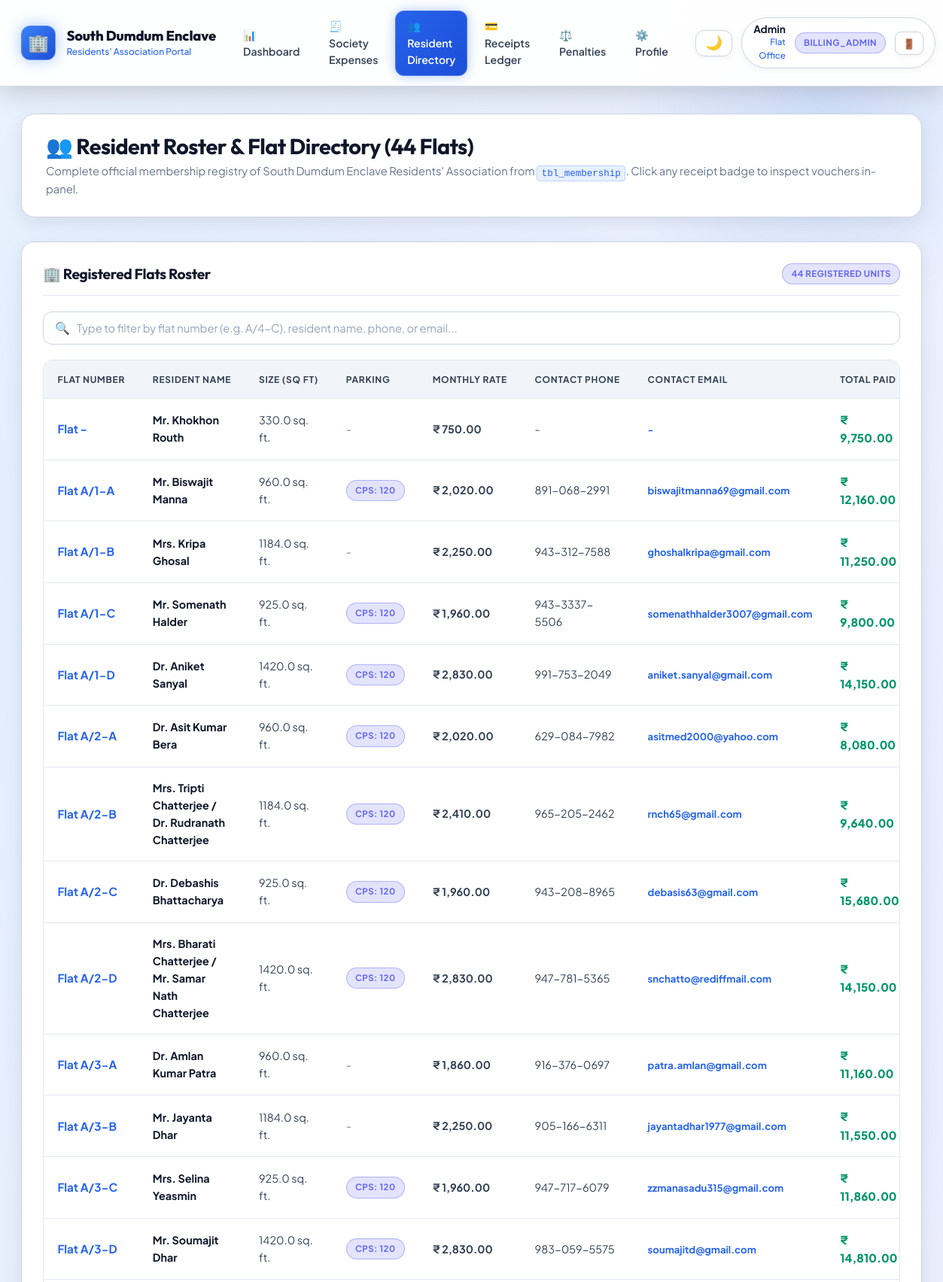
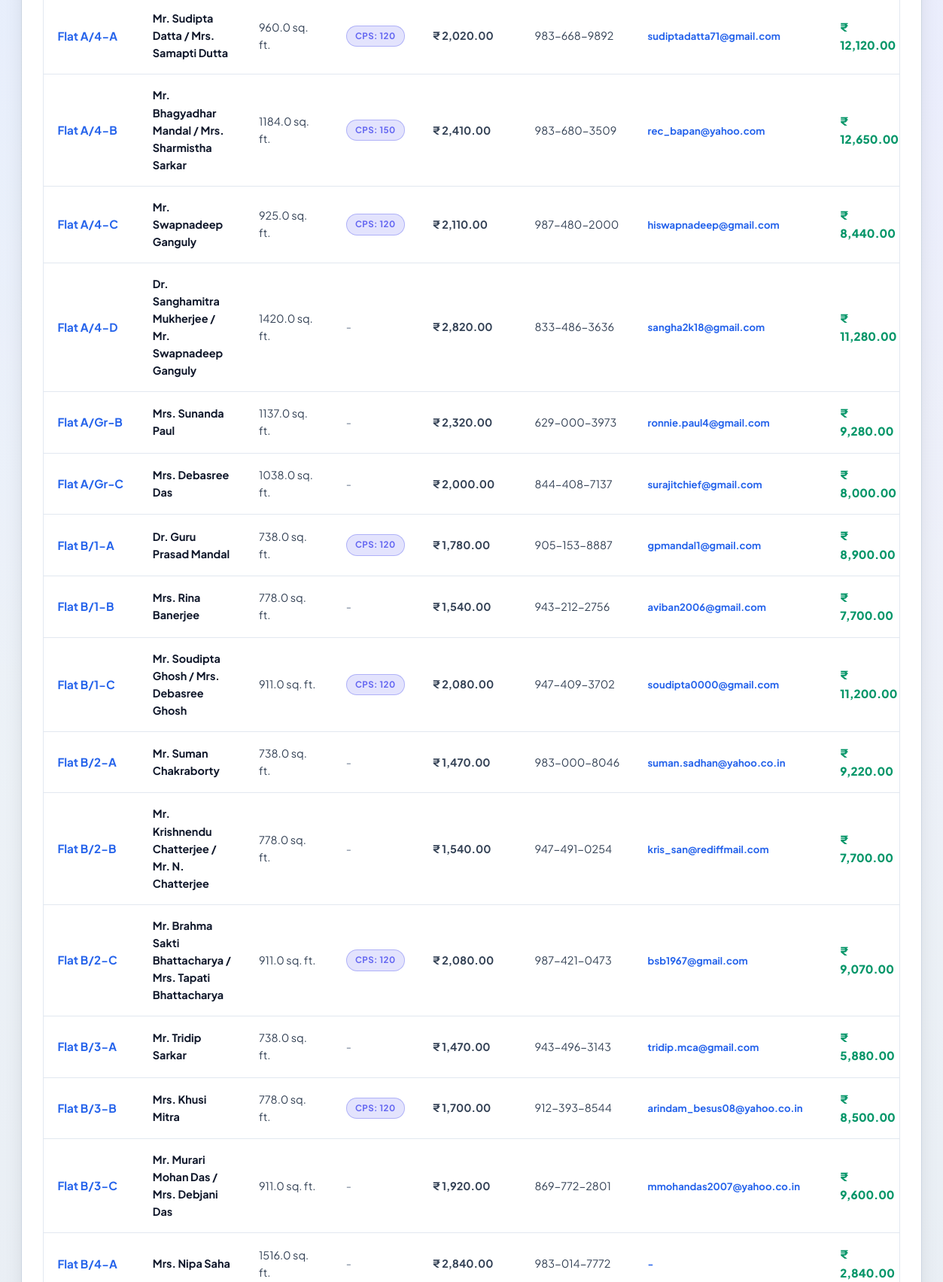
The app's page /admin/members (signed in, upper part) with its own data (2 pictures, top to bottom).
### tables this page shows
CREATE TABLE tbl_membership (
    id INTEGER PRIMARY KEY,
    flat_no TEXT NOT NULL,
    member_name TEXT NOT NULL,
    RvsdFlatSize REAL,
    car_parking_space TEXT,
    cps_owner INTEGER,
    tws_owner INTEGER,
    tws_count INTEGER,
    flat_charges REAL,
    common_expenses REAL,
    cps_charges REAL,
    tws_charges REAL,
    capital_fund REAL,
    monthly_charge REAL,
    password_hash TEXT
);

### app.py (the view)
@app.route('/admin/members')
@roles_required('super_admin', 'billing_admin', 'president', 'secretary', 'treasurer', 'caretaker')
def admin_members():
    search_q = request.args.get('q', '').strip()
    query = """
        SELECT m.*,
               c.mobile_num_1, c.mobile_num_2, c.email_1, c.email_2,
               COALESCE(SUM(r.amount), 0) as total_paid,
               COUNT(r.receipt_no) as receipts_count,
               MAX(r.payment_date) as last_payment_date
        FROM tbl_membership m
        LEFT JOIN tbl_mbr_cntct c ON m.flat_no = c.flat_no
        LEFT JOIN tbl_receipts r ON m.flat_no = r.flat_no
    """
    params = []
    if search_q:
        query += " WHERE m.flat_no LIKE %s OR m.member_name LIKE %s OR c.mobile_num_1 LIKE %s OR c.email_1 LIKE %s"
        params.extend([f"%{search_q}%", f"%{search_q}%", f"%{search_q}%", f"%{search_q}%"])
    query += " GROUP BY m.id ORDER BY m.flat_no"
    members = query_db(query, params)
    return render_template('admin_members.html', members=members, search_q=search_q)

### app.py (called while the page is built)
@app.after_request
def set_response_headers(response):
    if request.path.startswith('/static/'):
        response.headers['Cache-Control'] = 'public, max-age=31536000'
    return response

@app.context_processor
def inject_globals():
    user = session.get('user')
    if not isinstance(user, dict):
        user = None
    is_admin = bool(user and (user.get('role') in ADMIN_ROLES or user.get('is_admin', False)))
    is_exec = bool(user and (user.get('role') in EXECUTIVE_ROLES or user.get('is_admin', False)))
    return {
        'config': Config,
        'now': datetime.now(),
        'current_user': user,
        'is_admin': is_admin,
        'is_executive': is_exec,
        'asset_version': '2.1.2'
    }

def roles_required(*allowed_roles):
    def decorator(f):
        @wraps(f)
        def decorated_function(*args, **kwargs):
            user = session.get('user')
            if not user or not isinstance(user, dict):
                session.pop('user', None)
                flash('Please log in to continue.', 'warning')
                return redirect(url_for('login', next=request.url))
            user_role = user.get('role', 'MEMBER')
            is_admin = user.get('is_admin', False)
            if user_role not in allowed_roles and not is_admin:
                flash('Access Denied: You do not have permission to view this resource.', 'danger')
                return redirect(url_for('dashboard'))
            return f(*args, **kwargs)
        return decorated_function
    return decorator

### database.py (called while the page is built, shortened)
def get_sqlite_connection():
    db_path = Config.SQLITE_PATH
    conn = sqlite3.connect(db_path)
    conn.row_factory = sqlite3.Row
    conn.create_function('DATE_FORMAT', 2, sqlite_date_format)
    return conn

def determine_engine():
    global _ENGINE_MODE
    if _ENGINE_MODE is not None:
        return _ENGINE_MODE

def query_db(query, params=None, one=False):
    engine = determine_engine()
    if engine == 'sqlite':
        sqlite_query = re.sub(r'%s', '?', query)
        conn = get_sqlite_connection()
        try:
            cur = conn.cursor()
            if params:
                cur.execute(sqlite_query, params)
            else:
                cur.execute(sqlite_query)
            if one:
                row = cur.fetchone()
                return dict(row) if row else None
            return [dict(r) for r in cur.fetchall()]
        finally:
            conn.close()

### templates/admin_members.html (shortened to what this page needs)
{% extends 'base.html' %}
{% block content %}
<div class="page-header">
    <div class="page-header-title">
        <h2>👥 Resident Roster & Flat Directory (44 Flats)</h2>
        <p>Complete official membership registry of South Dumdum Enclave Residents' Association from <code>tbl_membership</code>. Click any receipt badge to inspect vouchers in-panel.</p>
    </div>
</div>
<div class="card">
    <div class="card-header">
        <h3 class="card-title">🏢 Registered Flats Roster</h3>
        <span id="memberCountBadge" class="badge badge-info">{{ members|length }} Registered Units</span>
    </div>
    <div style="margin-bottom: 1.25rem;">
        <form method="GET" action="{{ url_for('admin_members') }}">
            <div class="live-search-box">
                <span class="search-icon">🔍</span>
                <input type="text" id="memberSearch" name="q" value="{{ search_q or '' }}" class="form-control" placeholder="Type to filter by flat number (e.g. A/4-C), resident name, phone, or email..." data-live-search="#membersTable" data-search-counter="#memberCountBadge" data-clear-btn="clearMemberSearch">
            </div>
        </form>
    </div>
    <div class="table-container">
        <table class="custom-table" id="membersTable">
            <thead>
                <tr>
                    <th>Flat Number</th>
                    <th>Resident Name</th>
                    <th>Size (Sq Ft)</th>
                    <th>Parking</th>
                    <th>Monthly Rate</th>
                    <th>Contact Phone</th>
                    <th>Contact Email</th>
                    <th>Total Paid</th>
                </tr>
            </thead>
            <tbody>
                {% for m in members %}
                <tr>
                    <td>
                        <strong class="text-highlight-blue" style="font-size: 0.95rem;">Flat {{ m.flat_no }}</strong>
                    </td>
                    <td>
                        <strong class="text-main">{{ m.member_name }}</strong>
                    </td>
                    <td class="text-secondary">{{ m.RvsdFlatSize or '-' }} sq. ft.</td>
                    <td>
                        {% if m.cps_owner %}
                        <span class="badge badge-info">CPS: {{ m.car_parking_space }}</span>
                        {% else %}
                        <span class="text-muted">-</span>
                        {% endif %}
                    </td>
                    <td>
                        <strong class="text-secondary">₹ {{ "{:,.2f}".format(m.monthly_charge or 0) }}</strong>
                    </td>
                    <td class="text-secondary">
                        {{ m.mobile_num_1 or m.mobile_num_2 or '-' }}
                    </td>
                    <td>
                        <span class="text-highlight-blue" style="font-size: 0.82rem;">{{ m.email_1 or m.email_2 or '-' }}</span>
                    </td>
                    <td>
                        <strong class="text-amount-success" style="font-size: 0.95rem;">₹ {{ "{:,.2f}".format(m.total_paid) }}</strong>
                    </td>
                </tr>
                {% endfor %}
            </tbody>
        </table>
    </div>
</div>
{% endblock %}

### templates/base.html (style rules this page uses)
:root, [data-theme="dark"], html[data-theme="dark"], body[data-theme="dark"] { --font-heading: 'Outfit', -apple-system, BlinkMacSystemFont, 'Segoe UI', Roboto, sans-serif; --font-body: 'Plus Jakarta Sans', -apple-system, BlinkMacSystemFont, 'Segoe UI', Roboto, sans-serif; --primary-50: #eff6ff; --primary-100: #dbeafe; --primary-200: #bfdbfe; --primary-300: #93c5fd; --primary-400: #60a5fa; --primary-500: #3b82f6; --primary-600: #2563eb; --primary-700: #1d4ed8; --primary-800: #1e40af; --primary-900: #1e3a8a; --primary-950: #0f172a; --emerald-500: #10b981; --emerald-600: #059669; --emerald-700: #047857; --amber-500: #f59e0b; --amber-600: #d97706; --amber-700: #b45309; --rose-500: #f43f5e; --rose-600: #e11d48; --rose-700: #be123c; --slate-50: #f8fafc; --slate-100: #f1f5f9; --slate-200: #e2e8f0; --slate-300: #cbd5e1; --slate-400: #94a3b8; --slate-500: #64748b; --slate-600: #475569; --slate-700: #334155; --slate-800: #1e293b; --slate-900: #0f172a; --slate-950: #020617; --radius-sm: 8px; --radius-md: 12px; --radius-lg: 18px; --radius-xl: 26px; --radius-pill: 9999px; --theme-mode: 'dark'; --text-main: #ffffff; --text-secondary: #cbd5e1; --text-muted: #94a3b8; --text-heading: #ffffff; --bg-body: #070b14; --bg-gradient: radial-gradient(circle at 15% 15%, rgba(30, 58, 138, 0.35) 0%, transparent 45%), radial-gradient(circle at 85% 25%, rgba(126, 34, 206, 0.25) 0%, transparent 45%), radial-gradient(circle at 50% 85%, rgba(15, 23, 42, 0.9) 0%, transparent 60%), linear-gradient(180deg, #070b14 0%, #0b1329 50%, #030712 100%); --navbar-bg: rgba(10, 16, 31, 0.88); --navbar-border: rgba(255, 255, 255, 0.1); --surface-card: rgba(15, 23, 42, 0.82); --surface-card-hover: rgba(22, 33, 58, 0.9); --surface-border: rgba(255, 255, 255, 0.1); --surface-border-hover: rgba(59, 130, 246, 0.45); --table-th-bg: rgba(30, 41, 59, 0.88); --table-th-color: #cbd5e1; --table-td-color: #e2e8f0; --table-td-border: rgba(255, 255, 255, 0.06); --form-bg: rgba(15, 23, 42, 0.85); --form-border: rgba(255, 255, 255, 0.15); --form-text: #ffffff; }
:root[data-theme="light"], html[data-theme="light"], body[data-theme="light"], [data-theme="light"] { --theme-mode: 'light'; --text-main: #0f172a; --text-secondary: #334155; --text-muted: #64748b; --text-heading: #0f172a; --bg-body: #f8fafc; --bg-gradient: radial-gradient(circle at 15% 15%, rgba(219, 234, 254, 0.75) 0%, transparent 45%), radial-gradient(circle at 85% 25%, rgba(237, 233, 254, 0.75) 0%, transparent 45%), linear-gradient(180deg, #f8fafc 0%, #edf2f7 50%, #e2e8f0 100%); --navbar-bg: rgba(255, 255, 255, 0.94); --navbar-border: rgba(203, 213, 225, 0.9); --surface-card: #ffffff; --surface-card-hover: #ffffff; --surface-border: #cbd5e1; --surface-border-hover: #2563eb; --table-th-bg: #f1f5f9; --table-th-color: #334155; --table-td-color: #0f172a; --table-td-border: #e2e8f0; --form-bg: #ffffff; --form-border: #cbd5e1; --form-text: #0f172a; }

### records on screen
tbl_membership: flat_no "-", member_name "Mr. Khokhon Routh", RvsdFlatSize "330.0", monthly_charge "750.00", mobile_num_1 "-", email_1 "-", total_paid "9,750.00"
tbl_membership: flat_no "A/1-A", member_name "Mr. Biswajit Manna", RvsdFlatSize "960.0", car_parking_space "120", monthly_charge "2,020.00", mobile_num_1 "891-068-2991", email_1 "biswajitmanna69@gmail.com", total_paid "12,160.00"
tbl_membership: flat_no "A/1-B", member_name "Mrs. Kripa Ghosal", RvsdFlatSize "1184.0", monthly_charge "2,250.00", mobile_num_1 "943-312-7588", email_1 "ghoshalkripa@gmail.com", total_paid "11,250.00"
tbl_membership: flat_no "A/1-C", member_name "Mr. Somenath Halder", RvsdFlatSize "925.0", car_parking_space "120", monthly_charge "1,960.00", mobile_num_1 "943-3337-5506", email_1 "somenathhalder3007@gmail.com", total_paid "9,800.00"
tbl_membership: flat_no "A/1-D", member_name "Dr. Aniket Sanyal", RvsdFlatSize "1420.0", car_parking_space "120", monthly_charge "2,830.00", mobile_num_1 "991-753-2049", email_1 "aniket.sanyal@gmail.com", total_paid "14,150.00"
tbl_membership: flat_no "A/2-A", member_name "Dr. Asit Kumar Bera", RvsdFlatSize "960.0", car_parking_space "120", monthly_charge "2,020.00", mobile_num_1 "629-084-7982", email_1 "asitmed2000@yahoo.com", total_paid "8,080.00"
tbl_membership: flat_no "A/2-B", member_name "Mrs. Tripti Chatterjee / Dr. Rudranath Chatterjee", RvsdFlatSize "1184.0", car_parking_space "120", monthly_charge "2,410.00", mobile_num_1 "965-205-2462", email_1 "rnch65@gmail.com", total_paid "9,640.00"
tbl_membership: flat_no "A/2-C", member_name "Dr. Debashis Bhattacharya", RvsdFlatSize "925.0", car_parking_space "120", monthly_charge "1,960.00", mobile_num_1 "943-208-8965", email_1 "debasis63@gmail.com", total_paid "15,680.00"
tbl_membership: flat_no "A/2-D", member_name "Mrs. Bharati Chatterjee / Mr. Samar Nath Chatterjee", RvsdFlatSize "1420.0", car_parking_space "120", monthly_charge "2,830.00", mobile_num_1 "947-781-5365", email_1 "snchatto@rediffmail.com", total_paid "14,150.00"
tbl_membership: flat_no "A/3-A", member_name "Dr. Amlan Kumar Patra", RvsdFlatSize "960.0", monthly_charge "1,860.00", mobile_num_1 "916-376-0697", email_1 "patra.amlan@gmail.com", total_paid "11,160.00"
tbl_membership: flat_no "A/3-B", member_name "Mr. Jayanta Dhar", RvsdFlatSize "1184.0", monthly_charge "2,250.00", mobile_num_1 "905-166-6311", email_1 "jayantadhar1977@gmail.com", total_paid "11,550.00"
tbl_membership: flat_no "A/3-C", member_name "Mrs. Selina Yeasmin", RvsdFlatSize "925.0", car_parking_space "120", monthly_charge "1,960.00", mobile_num_1 "947-717-6079", email_1 "zzmanasadu315@gmail.com", total_paid "11,860.00"
tbl_membership: flat_no "A/3-D", member_name "Mr. Soumajit Dhar", RvsdFlatSize "1420.0", car_parking_space "120", monthly_charge "2,830.00", mobile_num_1 "983-059-5575", email_1 "soumajitd@gmail.com", total_paid "14,810.00"
tbl_membership: flat_no "A/4-A", member_name "Mr. Sudipta Datta / Mrs. Samapti Dutta", RvsdFlatSize "960.0", car_parking_space "120", monthly_charge "2,020.00", mobile_num_1 "983-668-9892", email_1 "sudiptadatta71@gmail.com", total_paid "12,120.00"
tbl_membership: flat_no "A/4-B", member_name "Mr. Bhagyadhar Mandal / Mrs. Sharmistha Sarkar", RvsdFlatSize "1184.0", car_parking_space "150", monthly_charge "2,410.00", mobile_num_1 "983-680-3509", email_1 "rec_bapan@yahoo.com", total_paid "12,650.00"
tbl_membership: flat_no "A/4-C", member_name "Mr. Swapnadeep Ganguly", RvsdFlatSize "925.0", car_parking_space "120", monthly_charge "2,110.00", mobile_num_1 "987-480-2000", email_1 "hiswapnadeep@gmail.com", total_paid "8,440.00"
tbl_membership: flat_no "A/4-D", member_name "Dr. Sanghamitra Mukherjee / Mr. Swapnadeep Ganguly", RvsdFlatSize "1420.0", monthly_charge "2,820.00", mobile_num_1 "833-486-3636", email_1 "sangha2k18@gmail.com", total_paid "11,280.00"
tbl_membership: flat_no "A/Gr-B", member_name "Mrs. Sunanda Paul", RvsdFlatSize "1137.0", monthly_charge "2,320.00", mobile_num_1 "629-000-3973", email_1 "ronnie.paul4@gmail.com", total_paid "9,280.00"
tbl_membership: flat_no "A/Gr-C", member_name "Mrs. Debasree Das", RvsdFlatSize "1038.0", monthly_charge "2,000.00", mobile_num_1 "844-408-7137", email_1 "surajitchief@gmail.com", total_paid "8,000.00"
tbl_membership: flat_no "B/1-A", member_name "Dr. Guru Prasad Mandal", RvsdFlatSize "738.0", car_parking_space "120", monthly_charge "1,780.00", mobile_num_1 "905-153-8887", email_1 "gpmandal1@gmail.com", total_paid "8,900.00"
tbl_membership: flat_no "B/1-B", member_name "Mrs. Rina Banerjee", RvsdFlatSize "778.0", monthly_charge "1,540.00", mobile_num_1 "943-212-2756", email_1 "aviban2006@gmail.com", total_paid "7,700.00"
tbl_membership: flat_no "B/1-C", member_name "Mr. Soudipta Ghosh / Mrs. Debasree Ghosh", RvsdFlatSize "911.0", car_parking_space "120", monthly_charge "2,080.00", mobile_num_1 "947-409-3702", email_1 "soudipta0000@gmail.com", total_paid "11,200.00"
tbl_membership: flat_no "B/2-A", member_name "Mr. Suman Chakraborty", RvsdFlatSize "738.0", monthly_charge "1,470.00", mobile_num_1 "983-000-8046", email_1 "suman.sadhan@yahoo.co.in", total_paid "9,220.00"
tbl_membership: flat_no "B/2-B", member_name "Mr. Krishnendu Chatterjee / Mr. N. Chatterjee", RvsdFlatSize "778.0", monthly_charge "1,540.00", mobile_num_1 "947-491-0254", email_1 "kris_san@rediffmail.com", total_paid "7,700.00"
tbl_membership: flat_no "B/2-C", member_name "Mr. Brahma Sakti Bhattacharya / Mrs. Tapati Bhattacharya", RvsdFlatSize "911.0", car_parking_space "120", monthly_charge "2,080.00", mobile_num_1 "987-421-0473", email_1 "bsb1967@gmail.com", total_paid "9,070.00"
tbl_membership: flat_no "B/3-A", member_name "Mr. Tridip Sarkar", RvsdFlatSize "738.0", monthly_charge "1,470.00", mobile_num_1 "943-496-3143", email_1 "tridip.mca@gmail.com", total_paid "5,880.00"
tbl_membership: flat_no "B/3-B", member_name "Mrs. Khusi Mitra", RvsdFlatSize "778.0", car_parking_space "120", monthly_charge "1,700.00", mobile_num_1 "912-393-8544", email_1 "arindam_besus08@yahoo.co.in", total_paid "8,500.00"
tbl_membership: flat_no "B/3-C", member_name "Mr. Murari Mohan Das / Mrs. Debjani Das", RvsdFlatSize "911.0", monthly_charge "1,920.00", mobile_num_1 "869-772-2801", email_1 "mmohandas2007@yahoo.co.in", total_paid "9,600.00"
tbl_membership: flat_no "B/4-A", member_name "Mrs. Nipa Saha", RvsdFlatSize "1516.0", monthly_charge "2,840.00", mobile_num_1 "983-014-7772", car_parking_space "-", total_paid "2,840.00"

### other values on screen
{{ current_user.name }} "Admin"
{{ current_user.flat_no }} "Office"
{{ current_user.role }} "BILLING_ADMIN"
{{ members|length }} "44"
